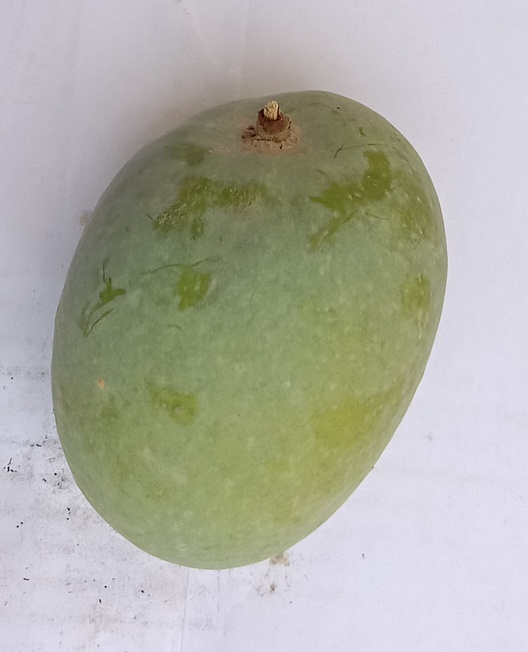
#> input picture Dataset/Classification_dataset/Anwar Ratool/IMG_20210630_102839.jpg, 528 x 652 px, found by its file name; its folder holds only this picture in this run
$ python main.py   (older library calls are emulated)
#> lines starting #> are read from the running program, lines starting #| are printed output that depends on the picture; after the words box and inside, x2 and y2 are one past the last pixel; in counts of white or black regions, pixels touching at a corner belong together
#> in load_data, img is the input picture: shape (652, 528, 3); mean B, G, R 163, 174.9, 174.3
### code/preprocessing.py
import cv2

def preprocess_image(img, size=(256, 256)):
    """
    對輸入影像執行基本預處理：
    1. 調整大小
    2. 去雜訊（Gaussian Blur）
    3. 色彩空間轉換（RGB → HSV）

    參數:
        img (ndarray): 輸入影像 (BGR 格式)
        size (tuple): 輸出影像大小，預設為 (256, 256)

    回傳:
        預處理後的影像 (HSV 格式)
    """
#> called with size = (256, 256)
    # Resize to fixed size
    resized = cv2.resize(img, size)
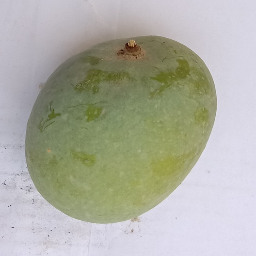
#> resized: shape (256, 256, 3); mean B, G, R 162.9, 174.8, 174.2

    # Gaussian blur to reduce noise
    blurred = cv2.GaussianBlur(resized, (5, 5), 0)

    # Convert to HSV color space
    hsv = cv2.cvtColor(blurred, cv2.COLOR_BGR2HSV)
#> hsv: shape (256, 256, 3); mean H, S, V 85.5, 41.7, 181.8

    return hsv

### code/segmentation.py
import cv2
import numpy as np

def segment_image(img_hsv):
    """
    使用 Otsu 閾值 + 形態學運算來從 HSV 影像中分割主體區域。
    處理流程：
    1. 取 HSV 中 V（亮度）通道
    2. 用 Otsu 的方法進行二值化
    3. 形態學開運算去除雜訊
    4. 產生分割 mask，並套用在原始影像上

    參數:
        img_hsv (ndarray): 輸入影像（HSV 格式）

    回傳:
        result_bgr (ndarray): 分割後保留主體區域的 BGR 影像
    """
    # 取得 S 和 V 通道
    s_channel = img_hsv[:, :, 1]
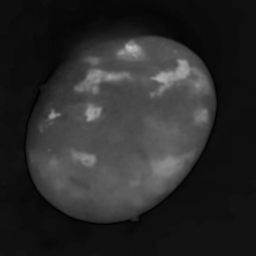
#> s_channel: shape (256, 256); min 0, max 198, mean 41.7
    v_channel = img_hsv[:, :, 2]
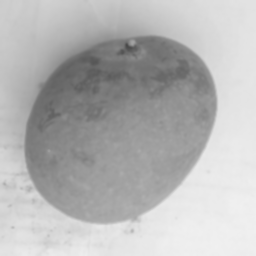
#> v_channel: shape (256, 256); min 74, max 240, mean 181.8

    # 使用 Otsu 找出自動門檻
    s_thresh, _ = cv2.threshold(s_channel, 0, 255, cv2.THRESH_BINARY + cv2.THRESH_OTSU)
#> s_thresh = 49
    v_thresh, _ = cv2.threshold(v_channel, 0, 255, cv2.THRESH_BINARY_INV + cv2.THRESH_OTSU)
#> v_thresh = 179

    # 調整閾值
    s_thresh = max(0, s_thresh - 10)
#> s_thresh = 39
    v_thresh = min(255, v_thresh + 10)
#> v_thresh = 189

    # 二值化處理
    _, s_binary = cv2.threshold(s_channel, s_thresh, 255, cv2.THRESH_BINARY)
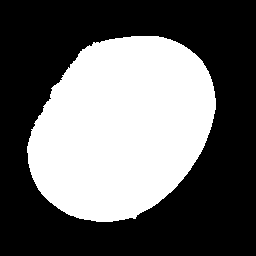
#> s_binary: shape (256, 256); 40.3% white; 1 white region, box (x1, y1, x2, y2) and area: (27, 36, 216, 222) 26395
    _, v_binary = cv2.threshold(v_channel, v_thresh, 255, cv2.THRESH_BINARY_INV)
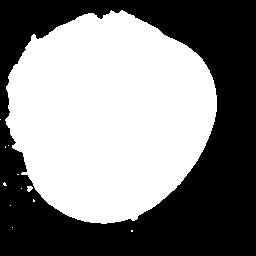
#> v_binary: shape (256, 256); 51.6% white; 1 black region, box (x1, y1, x2, y2) and area: (0, 0, 256, 256) 31697

    # 合併條件產生 mask
    mask = np.logical_and(s_binary > 0, v_binary > 0).astype(np.uint8) * 255

    # 形態學清理
    kernel = cv2.getStructuringElement(cv2.MORPH_ELLIPSE, (7, 7))
    mask = cv2.morphologyEx(mask, cv2.MORPH_CLOSE, kernel)
#> mask: shape (256, 256); 40.3% white; 1 white region, box (x1, y1, x2, y2) and area: (27, 36, 216, 222) 26418
    mask = cv2.morphologyEx(mask, cv2.MORPH_OPEN, kernel)
#> mask: shape (256, 256); 40.3% white; 1 white region, box (x1, y1, x2, y2) and area: (27, 36, 216, 222) 26413

    # 只保留最大連通區域
    num_labels, labels, stats, _ = cv2.connectedComponentsWithStats(mask)
#> num_labels = 2; stats = [[0, 0, 256, 256, 39123], [27, 36, 189, 186, 26413]]
    if num_labels > 1:
        largest = 1 + np.argmax(stats[1:, cv2.CC_STAT_AREA])
#> largest = 1
        mask = np.where(labels == largest, 255, 0).astype(np.uint8)

    # 將主體從 HSV 抽出，並轉換回 BGR
    segmented_hsv = cv2.bitwise_and(img_hsv, img_hsv, mask=mask)
#> segmented_hsv: shape (256, 256, 3); mean H, S, V 13.7, 33.1, 56.4
    result_bgr = cv2.cvtColor(segmented_hsv, cv2.COLOR_HSV2BGR)
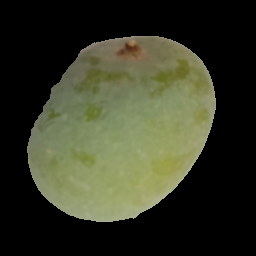
#> result_bgr: shape (256, 256, 3); mean B, G, R 38.1, 56, 53.5

    return result_bgr

### code/feature_extraction.py
import cv2
import numpy as np
from skimage.feature.texture import graycomatrix, graycoprops

def extract_color_hist(img_bgr, bins=(8, 8, 8)):
#> called with bins = (8, 8, 8)
    hsv = cv2.cvtColor(img_bgr, cv2.COLOR_BGR2HSV)
#> hsv: shape (256, 256, 3); mean H, S, V 13.7, 33.5, 56.4
#> in extract_features, `color_feat = extract_color_hist(img_bgr)`: color_feat = 512 values, max 0.956 at index 0, min 0 at index 1, mean 0.00313
    hist = cv2.calcHist([hsv], [0, 1, 2], None, bins,
                        [0, 180, 0, 256, 0, 256])
    cv2.normalize(hist, hist)
    return hist.flatten()

def extract_texture_features(img_bgr, distances=[1], angles=[0], props=['contrast', 'homogeneity']):
    gray = cv2.cvtColor(img_bgr, cv2.COLOR_BGR2GRAY)
    gray = np.uint8(gray / 4)  # 壓縮到 64 等級 (0~255 → 0~63)
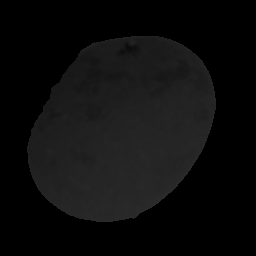
#> gray: shape (256, 256); min 0, max 44, mean 13.2
    glcm = graycomatrix(gray, distances=distances, angles=angles, levels=64, symmetric=True, normed=True)
    features = []
    for prop in props:
        features.append(graycoprops(glcm, prop).flatten())
#> after the loop, features = [[7.48], [0.932]]
    return np.concatenate(features)

# [6 lines left out: function extract_shape_features, not called in this run]

def extract_features(img_bgr, mode='color_texture'):
    features = []

    if mode in ['color', 'color_texture']:
        color_feat = extract_color_hist(img_bgr)
        if color_feat is not None and len(color_feat) > 0:
            features.extend(color_feat)
        else:
            print("[WARN] color feature is empty")

    if mode in ['texture', 'color_texture']:
        texture_feat = extract_texture_features(img_bgr)
#> texture_feat = [7.48, 0.932]
        if texture_feat is not None and len(texture_feat) > 0:
            features.extend(texture_feat)
        else:
            print("[WARN] texture feature is empty")

    if mode == 'shape':
        shape_feat = extract_shape_features(img_bgr)
        if shape_feat is not None and len(shape_feat) > 0:
            features.extend(shape_feat)
        else:
            print("[WARN] shape feature is empty")

    if len(features) == 0:
        print("[ERROR] All features are empty for this image")
        return None

    return np.array(features, dtype=np.float32)

### code/main.py
import os
import cv2
import numpy as np
from sklearn.model_selection import train_test_split
from sklearn.neighbors import KNeighborsClassifier
from sklearn.preprocessing import StandardScaler
from sklearn.metrics import accuracy_score, classification_report, f1_score

# 匯入模組（你需分別實作這些）
from preprocessing import preprocess_image
from segmentation import segment_image
from feature_extraction import extract_features

# ===== 可調參數區 =====
DATA_DIR = "./Dataset/Classification_dataset"
FEATURE_TYPE = "color_texture"  # 可選: 'color', 'texture', 'shape', 'color_texture' 等
MODEL_PARAMS = {"n_neighbors": 5, "weights": "distance"}
TEST_RATIO = 0.2  # 訓練測試比例（0.2 表示 80% 訓練 20% 測試）
# =====================

def load_data(data_dir):
    X = []  # 特徵
    y = []  # 標籤
    class_names = sorted(os.listdir(data_dir))
    for label, class_folder in enumerate(class_names):
        class_path = os.path.join(data_dir, class_folder)
        for fname in os.listdir(class_path):
            img_path = os.path.join(class_path, fname)
            img = cv2.imread(img_path)
            if img is None:
                continue

            preprocessed = preprocess_image(img)
            segmented = segment_image(preprocessed)
            features = extract_features(segmented, mode=FEATURE_TYPE)
#> features = 514 values, max 7.48 at index 512, min 0 at index 1, mean 0.0195

            X.append(features)
            y.append(label)
#> pass 2 of the loop in load_data, `for label, class_folder in enumerate(class_names):`:
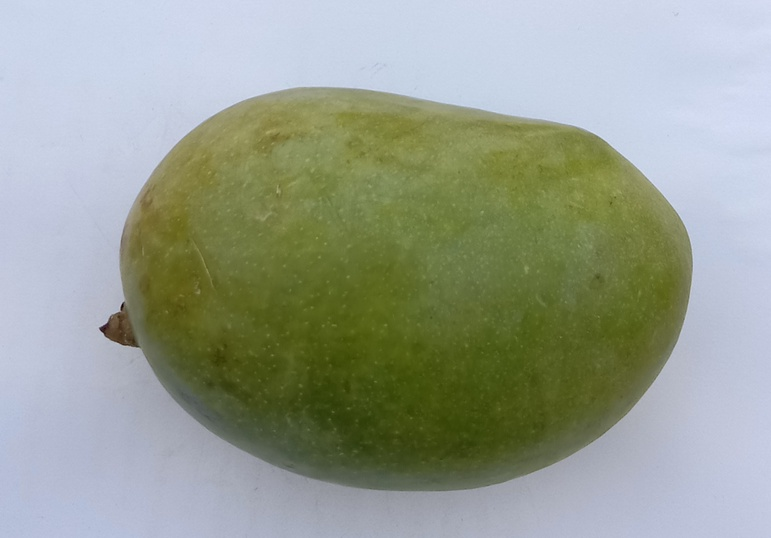
#> input picture Dataset/Classification_dataset/Chaunsa (Black)/IMG_20210705_091857.jpg, 771 x 538 px, found by its file name
#> in load_data, img is the input picture: shape (538, 771, 3); mean B, G, R 145, 159.2, 151.4
#> in segment_image (call 2), `v_channel = img_hsv[:, :, 2]`:
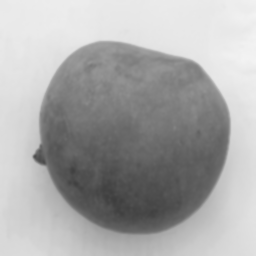
#> v_channel: shape (256, 256); min 61, max 243, mean 169.4
#> in segment_image (call 2), `s_thresh, _ = cv2.threshold(s_channel, 0, 255, cv2.THRESH_BINARY + cv2..`: s_thresh = 88
#> in segment_image (call 2), `v_thresh, _ = cv2.threshold(v_channel, 0, 255, cv2.THRESH_BINARY_INV +..`: v_thresh = 164
#> in segment_image (call 2), `s_thresh = max(0, s_thresh - 10)`: s_thresh = 78
#> in segment_image (call 2), `v_thresh = min(255, v_thresh + 10)`: v_thresh = 174
#> s_binary: shape (256, 256); 39.7% white; 2 white regions, box (x1, y1, x2, y2) and area: (42, 49, 228, 226) 25900, (35, 149, 45, 164) 94
#> v_binary: shape (256, 256); 46.7% white; 1 white region, box (x1, y1, x2, y2) and area: (32, 42, 230, 247) 30607
#> labels: shape (256, 256) int32; values 0 (black) and 1 (white), 39.7% white; 1 white region, box (x1, y1, x2, y2) and area: (36, 49, 228, 226) 26049
#> stats = [[0, 0, 256, 256, 39487], [36, 49, 192, 177, 26049]]
#> segmented_hsv: shape (256, 256, 3); mean H, S, V 13.7, 57.2, 43.3
#> in extract_texture_features (call 2), `gray = np.uint8(gray / 4)`:
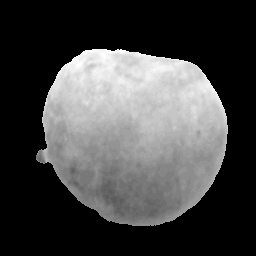
#> gray: shape (256, 256); min 0, max 36, mean 9.7; drawn with min black and max white
#> after the loop in extract_texture_features (call 2), `for prop in props:`: features = [[4.49], [0.938]]
#> in load_data, `features = extract_features(segmented, mode=FEATURE_TYPE)`: features = 514 values, max 4.49 at index 512, min 0 at index 1, mean 0.0137
    return np.array(X), np.array(y), class_names

def main():
    print("[INFO] Loading and processing data...")
    X, y, class_names = load_data(DATA_DIR)
#> y = [0, 1]; class_names = ['Anwar Ratool', 'Chaunsa (Black)']

    print("[INFO] Splitting data (train/test ratio: {:.2f})...".format(1 - TEST_RATIO))
#> (the run stopped early here; a loop or call above may not have finished)
